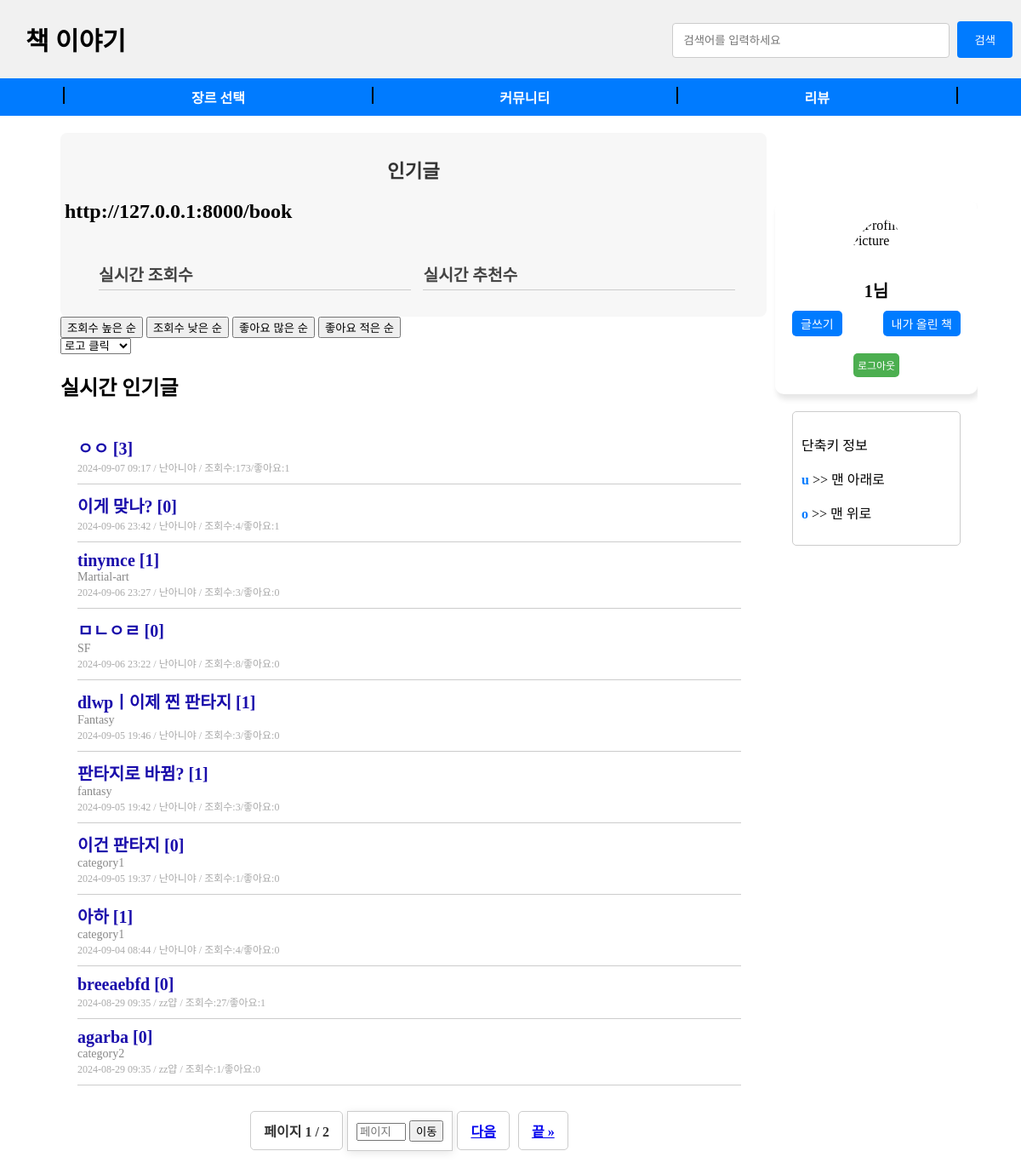
Page /book/ (signed in) on the earlier database version.
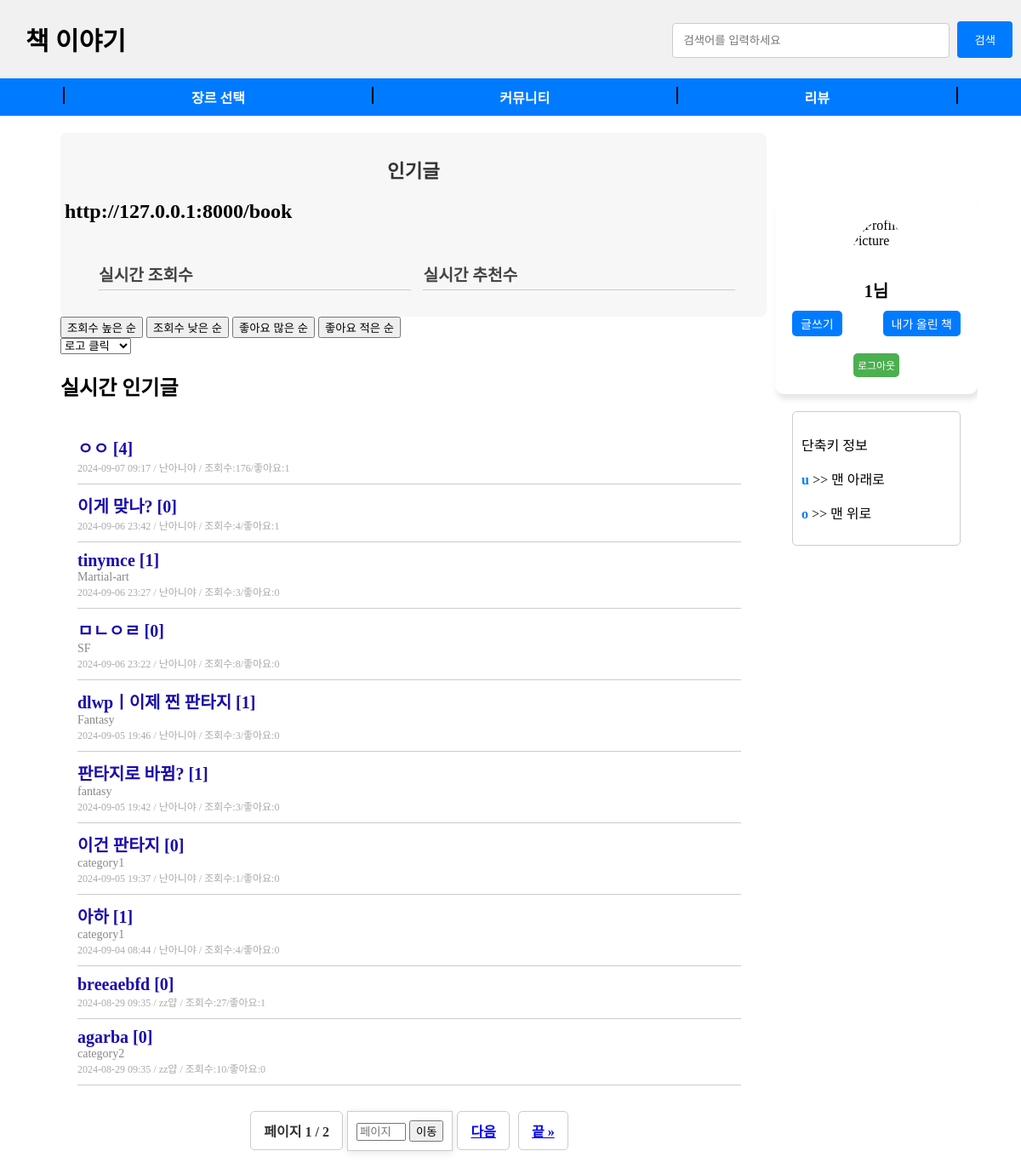
Same page on the later database version.
### book/models.py (models this page shows, shortened)
class Post_information(models.Model):
    STATUS_CHOICES = [
        ('published', '공개'),
        ('unpublished', '비공개'),
    ]
    title = models.CharField(max_length=255, null=False)                  # 제목
    content = models.TextField(null=False)                                # 내용
    category = models.CharField(max_length=100, blank=True)               # 카테고리
    status = models.CharField(max_length=20, choices=STATUS_CHOICES, default='published')  # 상태
    author = models.ForeignKey(User_information, on_delete=models.CASCADE)  # 작성자
    like_users = models.ManyToManyField(User_information,default=1, related_name='post_like_user',blank =True)
    created_at = models.DateTimeField(auto_now_add=True)                  # 작성일
    updated_at = models.DateTimeField(auto_now=True)                      # 수정일
    tags = models.ManyToManyField('Tag', blank=True)  # 태그 추가
    views = models.IntegerField(default=0)  #조회수

class Comment(models.Model):
    post = models.ForeignKey(Post_information, related_name='comments', on_delete=models.CASCADE)  # 게시물과의 관계
    author = models.ForeignKey(User_information, on_delete=models.CASCADE)  # 작성자
    comment_like_users = models.ManyToManyField(User_information,default=1, related_name='comment_like_user',blank =True)
    content = models.TextField(null=False)  # 댓글 내용
    created_at = models.DateTimeField(auto_now_add=True)  # 작성 시간
    likes = models.IntegerField(default=0)  # 좋아요 수

class User_information(models.Model):
    username = models.CharField(max_length=100, unique=True, null=False)  # 아이디
    password = models.CharField(max_length=100, null=False)               # 비밀번호
    nickname = models.CharField(max_length=100, unique=True, null=False)  # 닉네임
    birthdate = models.CharField(max_length=8, null=False)                # 생년월일 (YYYYMMDD)

### book/views.py (the view)
# urls.py: path('', views.index, name='index'),
def index(request):
    print("titlelist")
    category = request.GET.get('category','all')  # 선택된 카테고리 가져오기
    print(category)
    if category == 'all' or category == '':
        post_list = Post_information.objects.all().annotate(like_count=Count('like_users')).order_by('-created_at')#좋아요도 표시
    else:
        post_list = Post_information.objects.filter(category=category).annotate(like_count=Count('like_users')).order_by('-created_at')#좋아요도 표시
    paginator = Paginator(post_list, 10)  # 페이지당 20개의 게시물을 표시합니다
    page_number = request.GET.get('page')
    page_obj = paginator.get_page(page_number)
    user_id = request.session.get('user_id')
    try:
        user_profile = UserProfile.objects.get(user_id=user_id)
    except UserProfile.DoesNotExist:
        user_profile = None  # 프로필이 없으면 None으로 설정
    context = {
        'page_obj': page_obj,
        'user_profile': user_profile,
    }
    print(context)
    print(request)
    return render(request,'book/index.html',context)

### book/templates/book/index.html (shortened to what the changed rows need)
<!DOCTYPE html>
<html>
<head>
</head>
<body>
    <div id ="container" class ="content_body" style ="height: auto !important;">
        <div class="main-content" style ="height: auto !important;">
            <div class ="sidebar" style ="height: auto !important;">
                <div class="login-post-container">
                    <div class="login-container">
                        {% if request.session.username %}
                            <div class="user-info">
                                {% load static %}
                                <h2>{{ request.session.username }}님</h2>
                            </div>
                        {% endif %}
                    </div>
                </div>
            </div>
            <div class ="content">
                <div class="post-list" >
                    <div class="ranking-container">
                        <h2>http://127.0.0.1:8000/book{{ user_profile.profile_image}}</h2>
                    </div>
                    {% if results == 1%}
                            <h2>검색 결과 </h2>
                            <ul class="post-list">
                                {% for post in page_obj %}
                                    <li class="post-item">
                                        {% comment %} <a href="{% url 'post_detail' post.id %}">{{ post.title }}</a> - {{ post.created_at }} {% endcomment %}
                                        <a href="{% url 'post_detail' post.pk %}" class="post-title">{{ post.title }}</a>
                                        <div class="post-category">{{ post.category }}</div>
                                        <div class="post-meta">{{ post.created_at|date:"Y-m-d H:i" }} / {{ post.author.nickname }} / 조회수:{{ post.views }} </div>
                                    </li>
                                {% endfor %}
                            </ul>
                    {% else %}
                            <h2>실시간 인기글</h2>
                            <ul class="post-list">
                                {% for post in page_obj %}
                                <li class="post-item">
                                    <a href="{% url 'post_detail' post.pk %}" class="post-title">{{ post.title }}  [{{post.comments.all|length}}]</a>
                                    <div class="post-category">{{ post.category }}</div>
                                    <div class="post-meta">{{ post.created_at|date:"Y-m-d H:i" }} / {{ post.author.nickname }} / 조회수:{{ post.views }}/좋아요:{{ post.like_count }}</div>
                                </li>
                                {% empty %}
                                <li>게시글이 없습니다.</li>
                                {% endfor %}
                            </ul>
                    {% endif %}
                </div>
            </div>
        </div>
    </div>
</body>
</html>

Differences in the rows shown:
changed Post_information "ㅇㅇ": comments.all|length "3" → "4"; views "173" → "176"
changed Post_information "agarba": views "1" → "10"
